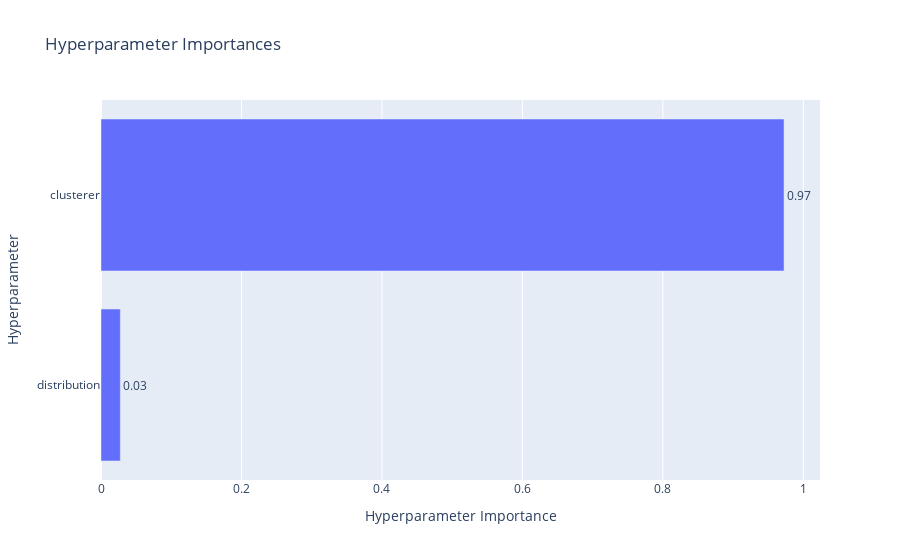

Write notebook code for a chart like this one.
### Markdown cell above
Plot hyperparameter importances based on the Optuna attempts.

### Code cell
plot_param_importances(study_glm_bayesian)

### Figure 1 — Plotly figure (JSON) as saved in the notebook; plotly's stock layout.template omitted (floating-point values rounded to 4 significant figures)
{"data": [{"cliponaxis": false, "hovertemplate": ["distribution (CategoricalDistribution): 0.027502384903834325<extra></extra>", "clusterer (CategoricalDistribution): 0.9724976150961656<extra></extra>"], "name": "Objective Value", "orientation": "h", "text": ["0.03", "0.97"], "textposition": "outside", "type": "bar", "x": [0.0275, 0.9725], "y": ["distribution", "clusterer"]}], "layout": {"title": {"text": "Hyperparameter Importances"}, "xaxis": {"title": {"text": "Hyperparameter Importance"}}, "yaxis": {"title": {"text": "Hyperparameter"}}}}
